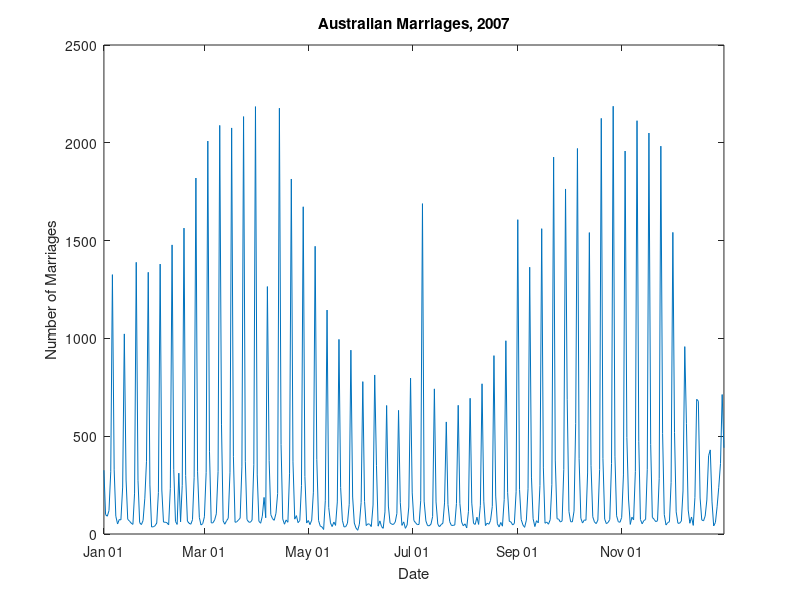
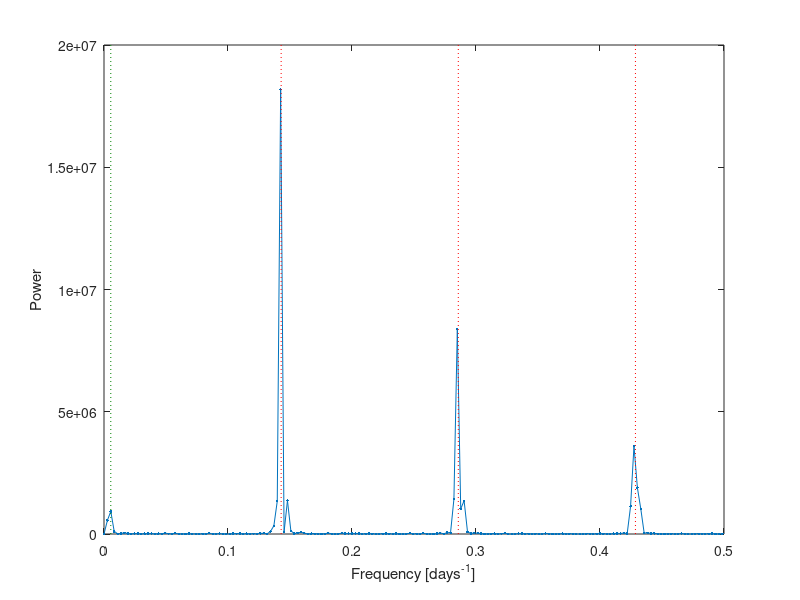
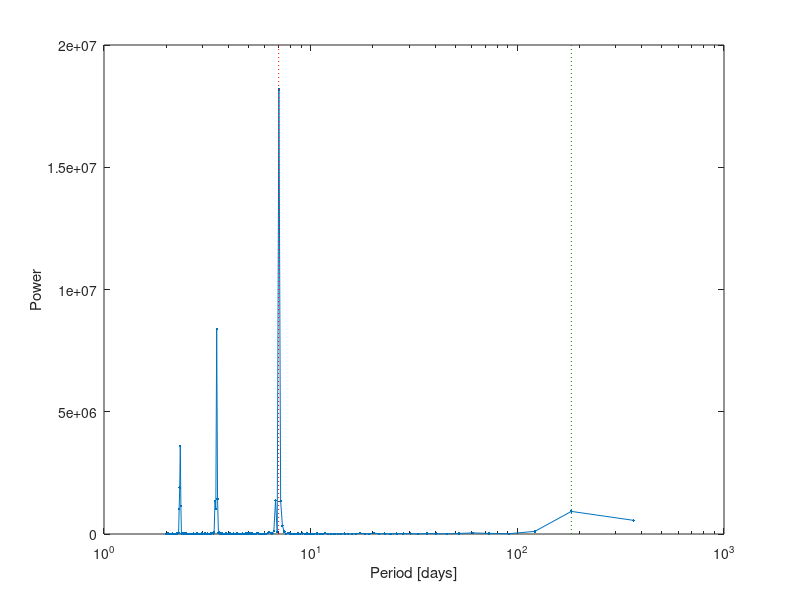

Recreate these plots in MATLAB, in order.
%% AUSMARRIAGEFFT  Performs spectral (frequency) analysis of Australian marriage data

%% Load data
load ausmarriage
t = datenum(dates,'mm/dd/yyyy');

%% Plot data
figure
plot(t,M)
datetick('x','mmm dd')
xlim([t(1) t(end)])
title('Australian Marriages, 2007')
xlabel('Date')
ylabel('Number of Marriages')

%% Frequency analysis.
Y = fft(M-mean(M)); % Take the FFT (after removing the offset)
n = length(Y); % FFT length
nyq = ceil((n+1)/2);
P = Y.*conj(Y)/n; % Compute the power
Fs = 1; % Samples/day
f = (0:nyq-1)*(Fs/n); % Frequency scale (cycles/day)
p = 1./f; % Period scale (days/cycle)

%% Plot the spectrum.
figure
plot(f,P(1:nyq),'.-')
xlabel('Frequency [days^{-1}]')
ylabel('Power')
yl=ylim;
line(1./[7,7],yl,'color','r','linestyle',':')
line(2./[7,7],yl,'color','r','linestyle',':')
line(3./[7,7],yl,'color','r','linestyle',':')
line(2./[365,365],yl,'color',[0 0.5 0],'linestyle',':')

figure
semilogx(p,P(1:nyq),'.-')
xlabel('Period [days]')
ylabel('Power')
yl=ylim;
line([7,7],yl,'color','r','linestyle',':')
line([365,365]/2,yl,'color',[0 0.5 0],'linestyle',':')
